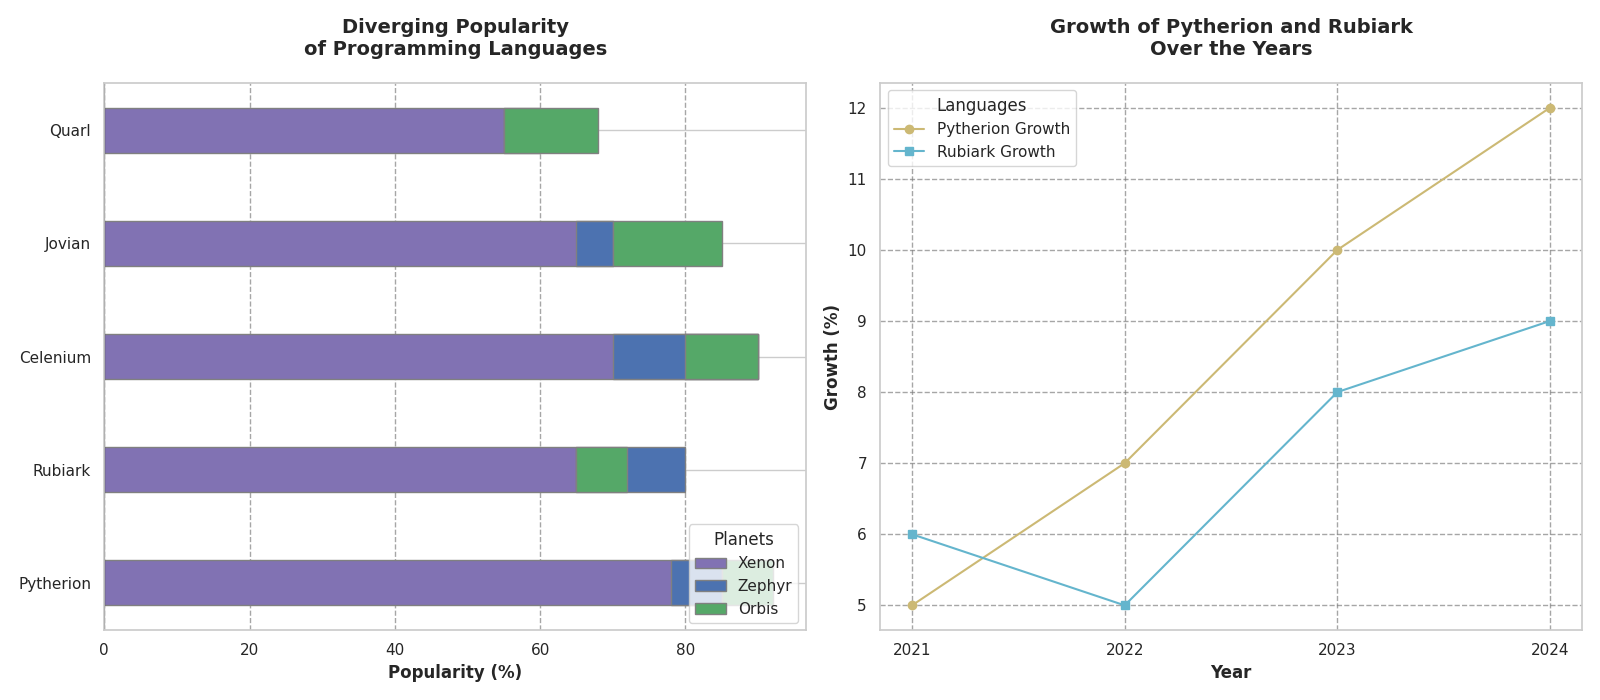

This figure's Python source:
import matplotlib.pyplot as plt
import numpy as np

languages = ["Pytherion", "Rubiark", "Celenium", "Jovian", "Quarl"]
xenon_popularity = np.array([85, 65, 90, 70, 55])
zephyr_popularity = np.array([78, 80, 70, 65, 60])
orbis_popularity = np.array([92, 72, 80, 85, 68])

zephyr_deviation = zephyr_popularity - xenon_popularity
orbis_deviation = orbis_popularity - xenon_popularity

bar_width = 0.4
positions = np.arange(len(languages))

fig, (ax1, ax2) = plt.subplots(1, 2, figsize=(16, 7))

# Diverging bar chart with shuffled colors
ax1.barh(positions, xenon_popularity, edgecolor='grey', label='Xenon', height=bar_width, color='m')
ax1.barh(positions, zephyr_deviation, left=xenon_popularity, edgecolor='grey', label='Zephyr', height=bar_width, color='b')
ax1.barh(positions, orbis_deviation, left=xenon_popularity, edgecolor='grey', label='Orbis', height=bar_width, color='g')

ax1.set_yticks(positions)
ax1.set_yticklabels(languages)
ax1.set_xlabel('Popularity (%)', fontweight='bold', fontsize=12)
ax1.set_title('Diverging Popularity\nof Programming Languages', fontsize=14, fontweight='bold', pad=20)
ax1.legend(title='Planets', loc='lower right')
ax1.axvline(x=0, color='black', linewidth=0.8)
ax1.xaxis.grid(True, linestyle='--', which='major', color='grey', alpha=0.7)

# Line chart with shuffled colors
years = ["2021", "2022", "2023", "2024"]
pytherion_growth = [5, 7, 10, 12]
rubiark_growth = [6, 5, 8, 9]

ax2.plot(years, pytherion_growth, marker='o', color='y', label='Pytherion Growth')
ax2.plot(years, rubiark_growth, marker='s', color='c', label='Rubiark Growth')
ax2.set_xlabel('Year', fontweight='bold', fontsize=12)
ax2.set_ylabel('Growth (%)', fontweight='bold', fontsize=12)
ax2.set_title('Growth of Pytherion and Rubiark\nOver the Years', fontsize=14, fontweight='bold', pad=20)
ax2.grid(True, linestyle='--', which='major', color='grey', alpha=0.7)
ax2.legend(title='Languages', loc='upper left')

plt.tight_layout()
plt.show()
